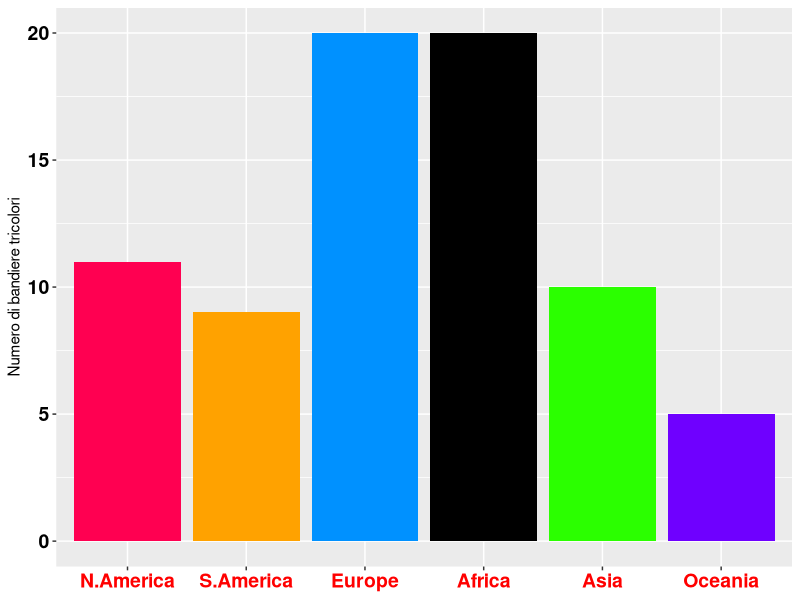

Here is the R script that generated this plot: (Note: this script raises an error after producing the figure.)
## ---- chunk 1
library(ggplot2)   # Inserisco le varie librerie che mi serviranno
library(dplyr)
library(tidyverse)
library(tidyr)

flag.data<-read_csv("flag_data.csv")   # Leggo dal file CSV i dati che mi serviranno per le analisi

tricolori <- filter(flag.data, V10 == 3)  # Filtro il dataset, tenendo solo i valori nella colonnna V10 che saranno = a 3

# Conto il numero di bandiere tricolori per continente e paese
conteggi_tricolori <- count(tricolori, V2, V1)

# Ordino i continenti in base al numero di bandiere tricolori
conteggi_tricolori <- conteggi_tricolori %>%
  arrange(V2)

# Creo il grafico a barre suddivise con ggplot
grafico_tricolori <- ggplot(data = conteggi_tricolori) +
  geom_bar(mapping = aes(x = factor(V2, levels = c(1, 2, 3, 4, 5, 6)), y = n, fill = factor(V2, levels = c(1, 2, 3, 4, 5, 6))), stat = "identity")  +
  # Metto quindi sulla x il nome dei continenti e sulla y n (variabile)
  scale_x_discrete(labels = c("N.America", "S.America", "Europe", "Africa",   "Asia", "Oceania")) +  # Creo le etichette per i continenti
  scale_fill_manual(values = c("#ff0051", "#ffa200", "#0091ff", "#000000", "#2bff00", "#6f00ff")) +  # Associo dei colori ai continenti
  xlab("Continente") +  # Nome dell'asse delle x
  ylab("Numero di bandiere tricolori") +  # Nome dell'asse delle y
  theme(axis.text.x = element_text(size = 14, color = "red", face = "bold", hjust = 0.5),
        axis.text.y = element_text(size = 14, color = "black", face ="bold") ,
        strip.text = element_text(size = 16, face = "bold", color = "red"),
        axis.title.x=element_blank(),
        strip.background = element_blank()) +
  guides(fill=FALSE)  # Tolgo la legenda a destra per non creare disordine

## ---- chunk 2
grafico_tricolori
## ---- chunk 3
knitr::include_graphics("img/Immagine 2023-09-07 181650.png")
## ---- chunk 4
library(ggplot2)   # Inserisco le varie librerie che mi serviranno
library(dplyr)
library(tidyverse)
library(tidyr)
flag.data <- read.csv("flag_data.csv")  # Leggo i dati dal CSV

conteggio_colori <- flag.data %>%   # Uso dplyr per manipolare i dati da flag.data
  group_by(V7, V18) %>%  # Raggruppo e conto le linee di ciascun gruppo creando una colonna per il conteggio n
  count() %>% 
  arrange(V7, desc(n)) %>%  # Ordino V7 in modo crescente e n in modo decrescente
  group_by(V7) %>%  # Raggruppo di nuovo solo per V7
  top_n(2, n)  # Mantengo solo i due colori più presenti per ogni religione (valori più alti di n)

grafico_conteggio <- ggplot(conteggio_colori, aes(x = factor(V7), y = n, fill = V18)) +  # Uso il dataframe conteggio_colori V7 sulle x, n sulle y e V18 per riempire
  geom_bar(stat = "identity", position = "dodge", color="black", size=1.1) +  # metto le barre una di fianco all'altra senza sovrapporle
  scale_x_discrete(labels = c("0" = "Cattolici", "1" = "Altri cristiani", "2" = "Mussulmani", 
                              "3" = "Buddhisti", "4" = "Hindu", "5" = "Etnici",   # creo le etichette per le religioni
                              "6" = "Marxisti", "7" = "Altro")) +
  scale_fill_manual(values = c("#006FFF", "#643C00", "#FFCC00", "#076000", "orange", "red", "white", "gray")) + #assegno i colori esatti alle lore descrizioni
  scale_y_continuous(breaks=seq(0, 25, 1), expand=c(0, 1)) +  # faccio vedere tutti i valori sulla y fino ad un massimo di n
  xlab("Religioni") + # Nome dell'asse delle x 
  ylab("Numero di bandiere") + # Nome dell'asse delle y
  theme_light() +   # Imposto un tema scuro per poter vedere bene anche il bianco
  theme(axis.text.x = element_text(size = 11, color = "red", face = "bold", hjust = 0.5),
        strip.text = element_text(size = 11, face = "bold", color = "red"),
        axis.title.x=element_blank(), 
        axis.text.y = element_text(size=10, color="black", face ="bold") ,
        strip.background = element_blank()) +
  labs(fill="Colori: ")  # Cambio il titolo nella legenda

## ---- chunk 5
grafico_conteggio
## ---- chunk 6
knitr::include_graphics("img/corano.png")
## ---- chunk 7
library(ggplot2)   # Inserisco le varie librerie che mi serviranno
library(dplyr)
library(tidyverse)
library(tidyr)
flag.data <- read.csv("flag_data.csv")  # Leggo i dati dal CSV

colori_personalizzati <- c("red", "#ffa200", "#0091ff", "#f758fc", "#2bff00", "#6f00ff")  # Creo i miei colori personalizzati
etichette_continente <- c("N.America", "S.America", "Europa", "Africa", "Asia", "Oceania") # Creo le etichette dei continenti

stati_continenti <- flag.data %>%
  group_by(V2) %>%
  count() %>%
  ungroup() %>%
  complete(V2, fill = list(n = 0)) %>%
  left_join(flag.data) %>% 
  ungroup()

stati_continenti$V2 <- as.factor(stati_continenti$V2)


grafico_boxplot<-ggplot(stati_continenti, aes(x=V2, y=V10)) +
  geom_boxplot(fill=colori_personalizzati) +
  scale_x_discrete(labels = etichette_continente) +
  scale_y_continuous(breaks=seq(0, 8), "NUMERO DI COLORI") +
  theme(axis.text.x=element_text(size = 15, color = "red", face = "bold", hjust = 0.5),
       strip.text = element_text(size = 10, face = "bold", color = "red"),
       axis.title.x=element_blank(),
       
       axis.text.y=element_text(size=10, color="black", face="bold"),
       strip.background = element_blank())
## ---- chunk 8

grafico_boxplot

## ---- chunk 9
knitr::include_graphics("img/belize.png")
## ---- chunk 10
library(ggplot2)   # Inserisco le varie librerie che mi serviranno
library(dplyr)
library(tidyverse)
library(tidyr)
flag_data <- read.csv("flag_data.csv")  # Leggo i dati dal CSV

# Definisco le etichette delle lingue
lingue_etichette <- c("Inglese", "Europeo", "Francese", "Tedesco", "Slavo", "Altro indo-europeo", "Cinese", "Arabo", "Giapponese/Turco/Finlandese", "Altro")

# Aggiungo etichette alle lingue
flag_data$V6 <- factor(flag_data$V6, levels = 1:10, labels = lingue_etichette)

# Calcolo la presenza o l'assenza di simboli per ogni bandiera (mi basterà che una di quelle colonne abbia un valore di 1)
flag_data$presenza_simboli <- ifelse(rowSums(flag_data[, c("V23", "V24", "V25", "V26", "V27")]) > 0, 1, 0)

# Calcolo il numero di bandiere con e senza simboli per ogni lingua
num_bandiere_simboli <- aggregate(cbind(con_simboli = presenza_simboli) ~ V6, flag_data, sum) # creo una somma che indica il conteggio delle bandiere con simboli
num_bandiere_totale <- aggregate(rep(1, nrow(flag_data)) ~ V6, flag_data, sum) # creo la somma delle bandiere totali
num_bandiere <- merge(num_bandiere_simboli, num_bandiere_totale, by = "V6") # unisco i due dataframe precedenti con V6 come chiave di unione
num_bandiere$senza_simboli <- num_bandiere$`rep(1, nrow(flag_data))` - num_bandiere$con_simboli  # calcolo il conteggio delle bandiere senza simboli togliendo da quelle totali quelle con simboli

# Calcolo la percentuale di bandiere con simboli e senza simboli per ogni lingua
num_bandiere$percentuale_senza_simboli <- num_bandiere$senza_simboli / num_bandiere$`rep(1, nrow(flag_data))` * 100
num_bandiere$percentuale_con_simboli <- num_bandiere$con_simboli / num_bandiere$`rep(1, nrow(flag_data))` * 100

# Creo un dataframe per le barre grigie (nere in realtà nel grafico)
barre_grigie <- data.frame(
  y = num_bandiere$V6, # nelle y ci metto i valori della colonna V6 di num_bandiere
  x = num_bandiere$percentuale_con_simboli, # sulle x la percentuale con simboli in num_bandiere
  percentuale_senza_simboli = 100 - num_bandiere$percentuale_con_simboli # qui calcolo la percentuale senza simboli
) 

# Creo il grafico a barre per la percentuale di bandiere con e senza simboli
grafico_simboli <- ggplot() +
  geom_bar(data = barre_grigie, aes(x = -percentuale_senza_simboli, y = reorder(y, -percentuale_senza_simboli), fill = "Senza Simboli"), width = 0.4, stat = "identity") + #rappresento la percentuale senza simboli
  geom_bar(data = num_bandiere, aes(x = percentuale_con_simboli, y = reorder(V6, percentuale_con_simboli), fill = "Con Simboli"), width = 0.4, stat = "identity") + #rappresento la percentuale con simboli
  geom_text(data = barre_grigie, aes(x = -percentuale_senza_simboli, y = reorder(y, -percentuale_senza_simboli), label = paste0(round(percentuale_senza_simboli, digits = 0), "%")), vjust = 0.5, hjust = -0.2, size = 4, color="yellow", face="bold") + 
  geom_text(data = num_bandiere, aes(x = percentuale_con_simboli, y = V6, label = paste0(" (", round(percentuale_con_simboli, digits = 0), "%)")), vjust = 0.5, hjust = 1.2, size = 4, face="bold") + #creo i due testi delle percentuali
  labs(x = "Presenza/assenza di simboli", y = "Lingua parlata", fill = "Legenda") + # nomi degli assi
  scale_fill_manual(values = c("Con Simboli" = "yellow", "Senza Simboli" = "black"), guide = "legend") + #coloro le barre di giallo e nero
  scale_x_continuous(limits = c(-100, 100), expand = c(0, 0), labels = abs) + #imposto i limiti degli assi per evitare disordini
  scale_y_discrete(labels = num_bandiere$V6[order(num_bandiere$percentuale_con_simboli)]) + #metto le etichette sull'asse delle y
  theme_minimal() + # uso il tema minimal
  theme(axis.text.x=element_blank(),
        axis.text.y=element_text(size = 10, color = "red", face = "bold", hjust = 0.5),
        strip.text = element_text(size = 10, face = "bold", color = "red"),
        axis.title.x=element_blank())
## ---- chunk 11

grafico_simboli

## ---- chunk 12
knitr::include_graphics("img/stella.png")
## ---- chunk 13
library(ggplot2)   # Inserisco le varie librerie che mi serviranno
library(dplyr)
library(tidyverse)
library(tidyr)
flag.data <- read.csv("flag_data.csv")  #leggo i dati dal CSV

# Creo i miei colori da usare dopo
colori_pers <- c("blue", "green", "#FFFFFF", "red", "black", "gold", "orange","#643C00" )  #creo i miei colori 

# Creo il conteggio del numero di bandiere per colore predominante per continente
conteggio_colori <- flag.data %>% 
  group_by(V2, V18) %>%   # raggruppo per V2 e V18, continente e colore predominante
  summarize(n_bandiere = n()) %>%   # conto il numero di bandiere
  arrange(V2, desc(n_bandiere)) # ordino in modo crescente secondo V2

# Converto V18 in fattore in modo che i colori siano ordinati
conteggio_colori$V18 <- factor(conteggio_colori$V18, levels = unique(conteggio_colori$V18), ordered = TRUE)

# Creo il grafico a barre per ogni continente
grafico <- ggplot(conteggio_colori, aes(x = V18, y = n_bandiere, fill = V18)) + # x sarà il colore predominante, y il numero di bandiere e riempio col colore predominante
  geom_bar(stat = "identity", color="black") +
  facet_wrap(~ V2, nrow = 2, labeller = labeller(V2 = c("1" = "N.America", "2" = "S.America", "3" ="Europa", 
                                                        "4" = "Africa", "5" = "Asia", "6" = "Oceania"))) +   #etichette per i continenti
  # Unisco i vari grafici con wrap
  
  ylab("Numero di Bandiere") +  #nome asse y
  scale_fill_manual(values = colori_pers) +  #imposto i colori con quelli personalizzati
  scale_y_continuous(breaks = seq(0, max(conteggio_colori$n_bandiere), 4)) +  #imposto la y di 1 in 1 
  theme_light() + 
  labs(x="")+   # tolgo il nome delle x essendo che non mi serve
  theme(axis.text.x=element_blank(), #tolgo i nomi delle x
        strip.text = element_text(size = 16, face = "bold", color = "red"),
        axis.text.y=element_text(size=10, color="black", face="bold"),
        strip.background = element_blank(),
        legend.position = "none")  # tolgo la legenda
## ---- chunk 14
  grafico
